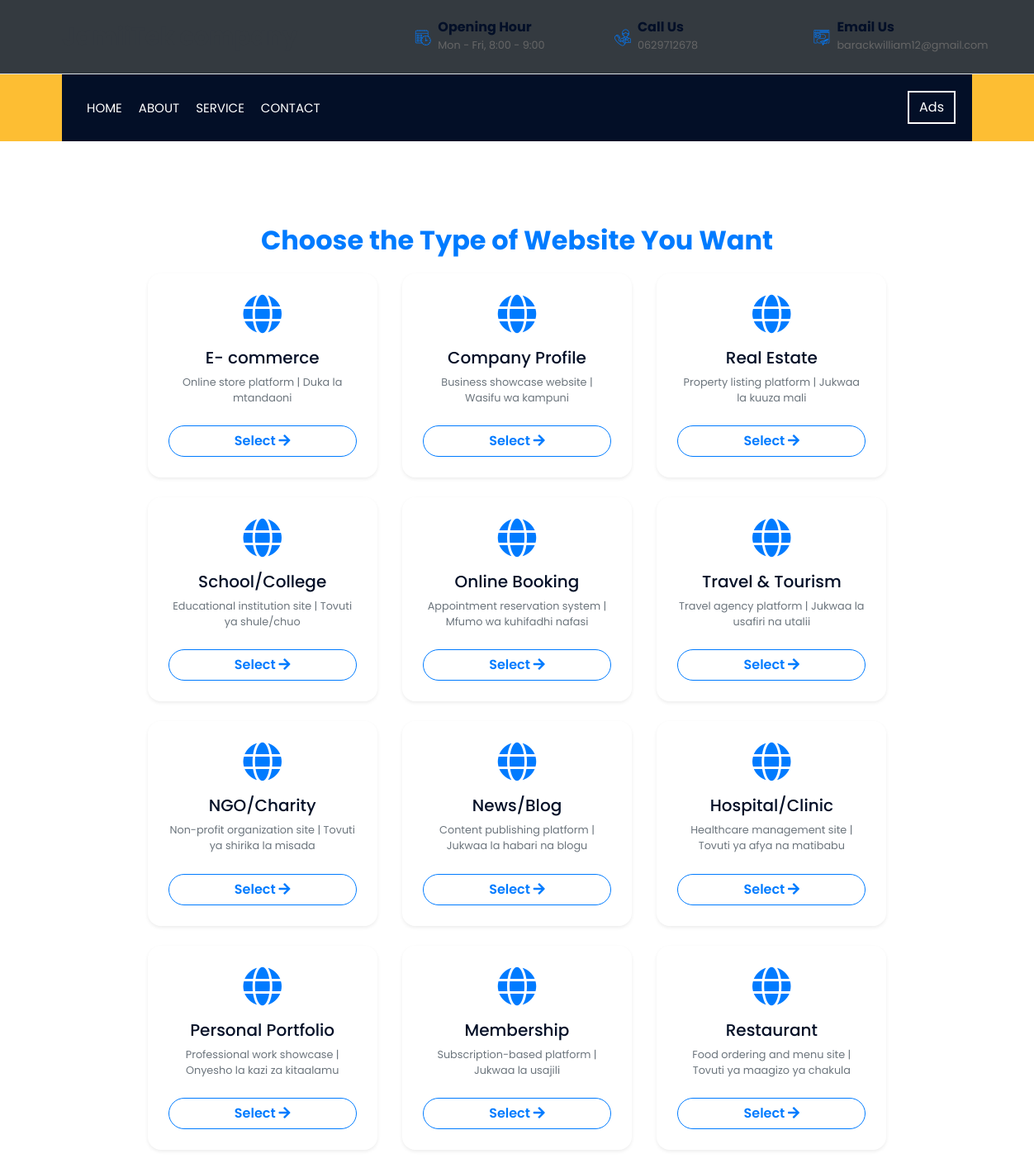
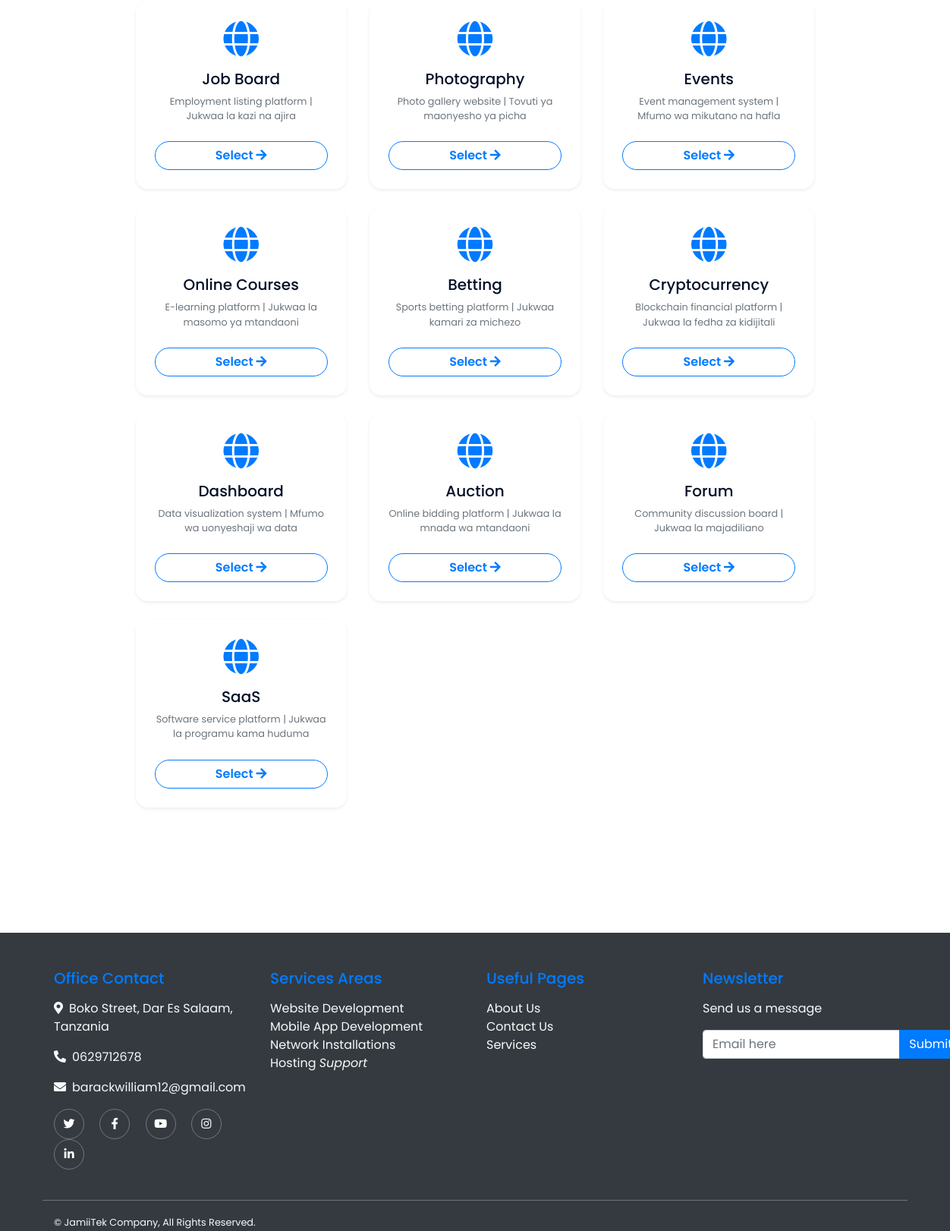
Screenshot of /proposals/ with the database file from the repository (2 pictures, top to bottom).
### apps/models.py (models this page shows, shortened)
class WebsiteType(models.Model):
    name = models.CharField(max_length=100)
    description = models.TextField(blank=True)
    icon = models.CharField(max_length=50, blank=True)

### apps/views.py (the view)
# urls.py: path('proposals/', select_website_type, name='select_website'),
def select_website_type(request):
    website_types = WebsiteType.objects.all()
    return render(request, 'select_website.html', {
        'website_types': website_types,
        'title': 'Select Website Type'
    })

### apps/templates/select_website.html (shortened to what this page needs)
{% extends "base.html" %}
{% load static %}
{% block content %}
<div class="container py-5">
    <div class="row justify-content-center">
        <div class="col-lg-10">
            <div class="section-header">Choose the Type of Website You Want</div>
            <div class="row">
                {% for website in website_types %}
                <div class="col-md-6 col-lg-4 mb-4">
                    <div class="card glass-card h-100 shadow-sm text-center p-4">
                        <div class="mb-3">
                            <i class="{{ website.icon|default:'fas fa-globe' }} modern-icon"></i>
                        </div>
                        <h5 class="fw-bold">{{ website.name }}</h5>
                        <p class="text-muted small">{{ website.description|default:"" }}</p>
                        <a href="{% url 'dynamic_form' website.id %}" class="btn btn-outline-primary btn-modern mt-2">
                            Select <i class="fas fa-arrow-right ms-1"></i>
                        </a>
                    </div>
                </div>
                {% endfor %}
            </div>
        </div>
    </div>
</div>
{% endblock %}

### apps/static/css/style.css (style rules this page uses)
body { color: #666666; background: #dddddd; font-family: 'Poppins', sans-serif; font-weight: 400; }
h1, h2, h3, h4, h5, h6 { color: #030f27; }
a { color: #666666; transition: .3s; }
.btn { transition: .3s; }
.section-header { position: relative; width: 100%; margin-bottom: 45px; }

### apps/templates/select_website.html (style rules this page uses)
.glass-card { background: rgba(255, 255, 255, 0.1); backdrop-filter: blur(10px); border-radius: 1rem; border: 1px solid rgba(255, 255, 255, 0.2); transition: transform 0.3s ease, box-shadow 0.3s ease; }
.modern-icon { color: #007bff; font-size: 3rem; }
.btn-modern { border-radius: 30px; font-weight: 600; transition: all 0.2s ease-in-out; }
.section-header { font-weight: 700; font-size: 2rem; color: #007bff; margin-bottom: 1rem; text-align: center; }
body { background: linear-gradient(to right, #e0eafc, #cfdef3); }

### rows the page displays
WebsiteType: name "E- commerce", description "Online store platform | Duka la mtandaoni"
WebsiteType: name "Company Profile", description "Business showcase website | Wasifu wa kampuni"
WebsiteType: name "Real Estate", description "Property listing platform | Jukwaa la kuuza mali"
WebsiteType: name "School/College", description "Educational institution site | Tovuti ya shule/chuo"
WebsiteType: name "Online Booking", description "Appointment reservation system | Mfumo wa kuhifadhi nafasi"
WebsiteType: name "Travel & Tourism", description "Travel agency platform | Jukwaa la usafiri na utalii"
WebsiteType: name "NGO/Charity", description "Non-profit organization site | Tovuti ya shirika la misada"
WebsiteType: name "News/Blog", description "Content publishing platform | Jukwaa la habari na blogu"
WebsiteType: name "Hospital/Clinic", description "Healthcare management site | Tovuti ya afya na matibabu"
WebsiteType: name "Personal Portfolio", description "Professional work showcase | Onyesho la kazi za kitaalamu"
WebsiteType: name "Membership", description "Subscription-based platform | Jukwaa la usajili"
WebsiteType: name "Restaurant", description "Food ordering and menu site | Tovuti ya maagizo ya chakula"
WebsiteType: name "Job Board", description "Employment listing platform | Jukwaa la kazi na ajira"
WebsiteType: name "Photography", description "Photo gallery website | Tovuti ya maonyesho ya picha"
WebsiteType: name "Events", description "Event management system | Mfumo wa mikutano na hafla"
WebsiteType: name "Online Courses", description "E-learning platform | Jukwaa la masomo ya mtandaoni"
WebsiteType: name "Betting", description "Sports betting platform | Jukwaa kamari za michezo"
WebsiteType: name "Cryptocurrency", description "Blockchain financial platform | Jukwaa la fedha za kidijitali"
WebsiteType: name "Dashboard", description "Data visualization system | Mfumo wa uonyeshaji wa data"
WebsiteType: name "Auction", description "Online bidding platform | Jukwaa la mnada wa mtandaoni"
WebsiteType: name "Forum", description "Community discussion board | Jukwaa la majadiliano"
WebsiteType: name "SaaS", description "Software service platform | Jukwaa la programu kama huduma"
